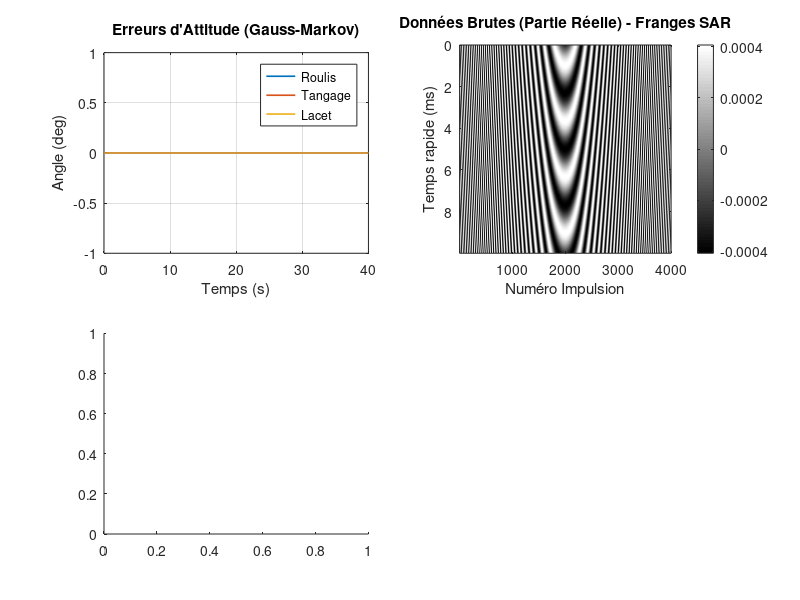

MATLAB code for this plot: (Note: this script raises an error after producing the figure.)
%% K-MC4 SAR Raw Data Simulator (Digital Twin) - Attitude Error Extension
clear; clc; close all;

%% 1. Chargement et Parsing de la Configuration
fprintf('--- Initialisation de la Simulation K-MC4 ---\n');
fid = fopen('conf/config3.json');
raw = fread(fid, inf);
str = char(raw');
fclose(fid);
cfg = jsondecode(str);

% Constantes Physiques
c = 3e8;

% Paramètres Dérivés
lambda_c = c / cfg.radar.fc;
K_slope = cfg.radar.bandwidth / cfg.modulation.sweep_time; 
N_samples = round(cfg.modulation.sweep_time * cfg.radar.adc_sample_rate);
dt = 1 / cfg.radar.adc_sample_rate;
time_axis = (0:N_samples-1) * dt;
pitch = deg2rad(cfg.platform.pitch_deg);

% Calcul de la trajectoire
dx = cfg.platform.velocity_mps / cfg.platform.prf;
N_pulses = round(cfg.platform.track_length_m / dx);
Pos_Radar = zeros(N_pulses, 3);
Pos_Radar(:,1) = linspace(0, cfg.platform.track_length_m, N_pulses) + cfg.platform.start_position(1);
Pos_Radar(:,2) = cfg.platform.start_position(2);
Pos_Radar(:,3) = cfg.platform.start_position(3);

%% --- NOUVEAU : Génération des erreurs Gauss-Markov ---
% On initialise à 0 par défaut si les champs n'existent pas dans le JSON
if ~isfield(cfg, 'motion'), cfg.motion.enabled = false; end

Errors_RPY = zeros(N_pulses, 3); % [Roll, Pitch, Yaw]
 
if cfg.motion.enabled
    disp('in')
    fprintf('Génération des erreurs d''attitude (Gauss-Markov)...\n');
    dt_slow = 1 / cfg.platform.prf;
    beta = exp(-dt_slow / cfg.motion.tau_corr);
    sigma_rad = deg2rad([cfg.motion.std_roll_deg, cfg.motion.std_pitch_deg, cfg.motion.std_yaw_deg]);
    
    for m = 2:N_pulses
        Errors_RPY(m,:) = beta * Errors_RPY(m-1,:) + sqrt(1 - beta^2) * (randn(1,3) .* sigma_rad);
    end

    % Errors_RPY = zeros(N_pulses, 3); % [Roll, Pitch, Yaw]
    % for m = 2:N_pulses
    %     Errors_RPY(m,1) = ((m - N_pulses / 2)* 0.02)^2;
    % end
end

%fprintf('Paramètres:\n- Freq: %.2f GHz\n- Pulses: %d\n- Erreurs Attitude: %s\n',...
%    cfg.radar.fc/1e9, N_pulses, regexprep(num2str(cfg.motion.enabled),'1','OUI','0','NON'));

%% 2. Initialisation des Matrices de Données
RawData_UP   = complex(zeros(N_samples, N_pulses, 2)); 
RawData_DOWN = complex(zeros(N_samples, N_pulses, 2));

%% 3. Boucle de Simulation (Slow Time)
fprintf('Lancement de la simulation (Stop-and-Go)...\n');
tic;

d_rx = cfg.antenna.rx_spacing_mm / 1000;
Offset_Rx1_Nominal = [-d_rx/2, 0, 0];
Offset_Rx2_Nominal = [ d_rx/2, 0, 0];

for m = 1:N_pulses
    P_Tx_Global = Pos_Radar(m, :);
    
    % --- NOUVEAU : Calcul de la rotation pour cette impulsion ---
    % Correction des axes : Le radar regarde vers l'axe Y.
    % - Pour s'incliner vers le haut/bas (tangage/pitch nominal pour regarder le sol), 
    %   il faut tourner autour de l'axe X (orthogonal à la ligne de visée Y).
    r = Errors_RPY(m,1); p = Errors_RPY(m,2); y = Errors_RPY(m,3);
    Rx = [1 0 0; 0 cos(p + pitch) -sin(p + pitch); 0 sin(p + pitch) cos(p + pitch)];
    Ry = [cos(r) 0 sin(r); 0 1 0; -sin(r) 0 cos(r)];
    Rz = [cos(y) -sin(y) 0; sin(y) cos(y) 0; 0 0 1];
    R_total = Rz * Ry * Rx; % Matrice de rotation globale

    % Rotation des offsets d'antenne (pour l'interférométrie)
    Off1 = (R_total * Offset_Rx1_Nominal')';
    Off2 = (R_total * Offset_Rx2_Nominal')';
 

    Signal_Acc_UP_Rx1 = zeros(1, N_samples); Signal_Acc_UP_Rx2 = zeros(1, N_samples);
    Signal_Acc_DOWN_Rx1 = zeros(1, N_samples); Signal_Acc_DOWN_Rx2 = zeros(1, N_samples);
    
    for k = 1:length(cfg.scene.targets)
        P_Tgt = cfg.scene.targets(k).pos';
        Vec_R = P_Tgt - P_Tx_Global;
        Dist_Tx = norm(Vec_R);
        
        % --- NOUVEAU : Projection dans le repère local tourné ---
        % Nécessaire pour le gain d'antenne (le radar "voit" la cible sous un autre angle)
        Vec_R_Local = R_total' * Vec_R'; 
        
        angle_az = atan2(Vec_R_Local(1), Vec_R_Local(2)); 
        angle_el = atan2(Vec_R_Local(3), sqrt(Vec_R_Local(1)^2 + Vec_R_Local(2)^2));
        
        % Gain et Amplitude
        Gain_Az = exp(-4*log(2) * (angle_az / deg2rad(cfg.antenna.beamwidth_azimuth_deg))^2);
        Gain_El = exp(-4*log(2) * (angle_el / deg2rad(cfg.antenna.beamwidth_elevation_deg))^2);
        Gain_Total_Lin = 10^(cfg.antenna.gain_dbi/10) * Gain_Az * Gain_El;
        Amp_k = sqrt(cfg.scene.targets(k).rcs) * Gain_Total_Lin / (Dist_Tx^2);
        
        % Distances Rx avec Offsets tournés
        Dist_Rx1 = Dist_Tx + dot(Vec_R/Dist_Tx, Off1);
        Dist_Rx2 = Dist_Tx + dot(Vec_R/Dist_Tx, Off2);
        
        tau_1 = (Dist_Tx + Dist_Rx1) / c;
        tau_2 = (Dist_Tx + Dist_Rx2) / c;
        
        Phi_fixe_1 = 2 * pi * cfg.radar.fc * tau_1;
        Phi_fixe_2 = 2 * pi * cfg.radar.fc * tau_2;
        fb_1 = K_slope * tau_1;
        fb_2 = K_slope * tau_2;
        
        % Synthèse
        Sig_Up_1 = Amp_k * exp(1j * (2*pi*fb_1*time_axis + Phi_fixe_1));
        Sig_Up_2 = Amp_k * exp(1j * (2*pi*fb_2*time_axis + Phi_fixe_2));
        Sig_Down_1 = Amp_k * exp(1j * (2*pi*(-fb_1)*time_axis + Phi_fixe_1));
        Sig_Down_2 = Amp_k * exp(1j * (2*pi*(-fb_2)*time_axis + Phi_fixe_2));
        
        Signal_Acc_UP_Rx1 = Signal_Acc_UP_Rx1 + Sig_Up_1;
        Signal_Acc_UP_Rx2 = Signal_Acc_UP_Rx2 + Sig_Up_2;
        Signal_Acc_DOWN_Rx1 = Signal_Acc_DOWN_Rx1 + Sig_Down_1;
        Signal_Acc_DOWN_Rx2 = Signal_Acc_DOWN_Rx2 + Sig_Down_2;
    end
    
    RawData_UP(:, m, 1) = Signal_Acc_UP_Rx1;
    RawData_UP(:, m, 2) = Signal_Acc_UP_Rx2;
    RawData_DOWN(:, m, 1) = Signal_Acc_DOWN_Rx1;
    RawData_DOWN(:, m, 2) = Signal_Acc_DOWN_Rx2;
end
toc;

%% --- NOUVEAU : Ajout de la Réverbération de Sol (Modèle Statistique) ---
% On simule le sol comme une infinité de diffuseurs aléatoires (Speckle)
% Cela revient à ajouter un bruit Gaussien Complexe aux données brutes.

% 1. Paramétrage de la puissance du sol (Clutter)
% Ajustez ce facteur pour rendre le sol plus ou moins brillant par rapport aux cibles
% Une valeur de 1e-4 est souvent un bon point de départ par rapport à des cibles ponctuelles
Clutter_Power = 0; 

if isfield(cfg, 'scene') && isfield(cfg.scene, 'clutter_power')
    Clutter_Power = cfg.scene.clutter_power;
end

fprintf('Génération du Clutter de sol (Modèle Rayleigh, Puissance: %.1e)...\n', Clutter_Power);

% 2. Génération du signal de sol (Bruit Gaussien Complexe)
% Note : Pour de l'InSAR (2 antennes), le sol est "vu" presque identiquement par les deux antennes.
% On génère donc une "Vérité Terrain" de sol unique.
Ground_Reflectivity = sqrt(Clutter_Power/2) * (randn(N_samples, N_pulses) + 1j * randn(N_samples, N_pulses));

% 3. Ajout aux données brutes (Superposition linéaire)
% On l'ajoute aux deux canaux Rx. 
% Note: Dans un modèle plus avancé, on ajouterait un déphasage géométrique entre Rx1 et Rx2.
RawData_UP(:,:,1)   = RawData_UP(:,:,1)   + Ground_Reflectivity;
RawData_UP(:,:,2)   = RawData_UP(:,:,2)   + Ground_Reflectivity;
RawData_DOWN(:,:,1) = RawData_DOWN(:,:,1) + Ground_Reflectivity;
RawData_DOWN(:,:,2) = RawData_DOWN(:,:,2) + Ground_Reflectivity;

fprintf('Clutter ajouté avec succès.\n');

%% 4. Visualisation
figure('Name', 'K-MC4 SAR Simulator - Analyse Globale', 'Color', 'w', 'Position', [100, 100, 1200, 800]);

% 1. Erreurs temporelles (Attitude)
subplot(2,2,1);
t_slow = (0:N_pulses-1) / cfg.platform.prf;
plot(t_slow, rad2deg(Errors_RPY), 'LineWidth', 1.2);
grid on; title('Erreurs d''Attitude (Gauss-Markov)');
xlabel('Temps (s)'); ylabel('Angle (deg)');
legend('Roulis', 'Tangage', 'Lacet');

% 2. Données Brutes (Partie Réelle) - Historique de phase
subplot(2,2,2);
imagesc(1:N_pulses, time_axis*1000, real(RawData_UP(:,:,1)));
colormap(gca, 'gray'); colorbar;
title('Données Brutes (Partie Réelle) - Franges SAR');
xlabel('Numéro Impulsion'); ylabel('Temps rapide (ms)');

% --- Limites statiques en dB pour l'affichage ---
c_min_db = -40; % À ajuster selon la puissance de vos cibles
c_max_db = 50;  % À ajuster selon la puissance de vos cibles

% 3. RTI (Range-Time Intensity)
subplot(2,2,3);
f = (cfg.radar.adc_sample_rate/1000) * (0:(N_samples/2))/N_samples;
fft_raw = fft(RawData_UP(:,:,1));
imagesc(1:N_pulses, f, db(abs(fft_raw(1:length(f), :))));
clim([c_min_db c_max_db]); % Fixe la dynamique des couleurs (utiliser caxis() sur les vieux MATLAB)
ylim([0 max(f)/2]); colormap(gca, 'jet'); colorbar;
title('RTI (Spectre Fast-Time vs Slow-Time)');
xlabel('Numéro Impulsion'); ylabel('Fréquence (kHz)');

% 4. Profil de Fréquence de Battement (Moyenné)
subplot(2,2,4);
mean_fft_profile = mean(abs(fft_raw(1:length(f), :)), 2);
plot(f, db(mean_fft_profile), 'LineWidth', 1.5, 'Color', '#0072BD');
ylim([c_min_db c_max_db]); % Fixe la dynamique de l'axe vertical
grid on;
title('Profil de Fréquence de Battement (Moyenné)');
xlabel('Fréquence (kHz)'); ylabel('Amplitude Moyenne (dB)');
xlim([0 max(f)/2]);

save('output/KMC4_RawData.mat', 'RawData_UP', 'RawData_DOWN', 'cfg', 'Errors_RPY', 'Pos_Radar');
fprintf('Sauvegarde terminée (avec Erreurs et Trajectoire).\n');
